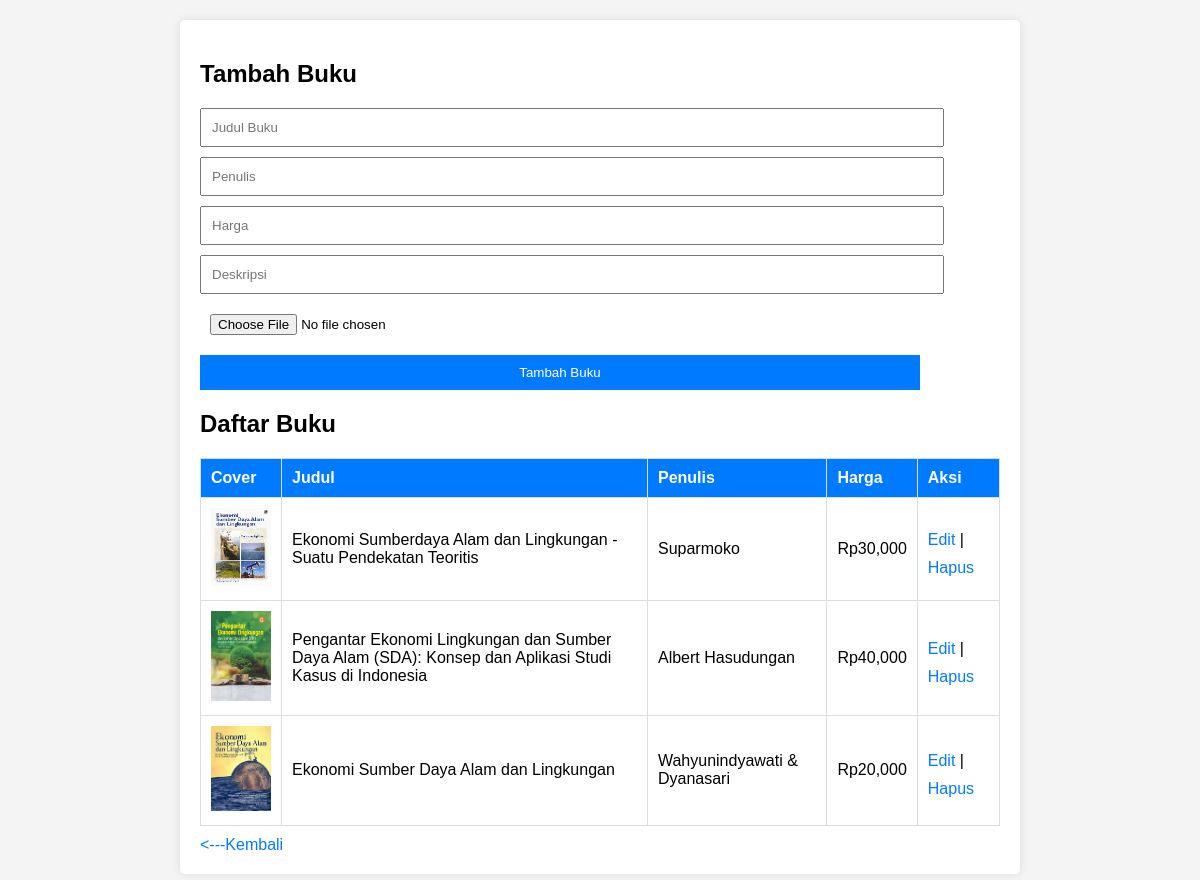
Screenshot of /buku/books_manage.php with the database file from the repository.
### tables this page shows
CREATE TABLE `books` (
  `id` int(11) NOT NULL,
  `title` varchar(255) DEFAULT NULL,
  `author` varchar(255) DEFAULT NULL,
  `price` decimal(10,2) DEFAULT NULL,
  `image` varchar(255) DEFAULT NULL,
  `description` text DEFAULT NULL
);

### buku/books_manage.php (the view, shortened to what this page needs)
<?php
include 'db.php';
$id = $title = $author = $price = $description = $image = '';
$edit_mode = false;
?>
<!DOCTYPE html>
<html lang="id">
<head>
    <link rel="stylesheet" href="crud.css">
</head>
<body>
    <div class="container">
        <h2><?= $edit_mode ? 'Edit Buku' : 'Tambah Buku' ?></h2>
        <form method="POST" enctype="multipart/form-data">
            <input type="text" name="title" placeholder="Judul Buku" value="<?= $title ?>" required>
            <input type="text" name="author" placeholder="Penulis" value="<?= $author ?>" required>
            <input type="text" name="price" placeholder="Harga" value="<?= $price ?>" required>
            <input type="text" name="description" placeholder="Deskripsi" value="<?= $description ?>" required>
            <input type="file" name="image" <?= $edit_mode ? '' : 'required' ?>>
            <button type="submit" name="save"><?= $edit_mode ? 'Update Buku' : 'Tambah Buku' ?></button>
        </form>
        <h2>Daftar Buku</h2>
        <table>
            <tr>
                <th>Cover</th>
                <th>Judul</th>
                <th>Penulis</th>
                <th>Harga</th>
                <th>Aksi</th>
            </tr>
            <?php
            $result = mysqli_query($koneksi, "SELECT * FROM books ORDER BY id DESC");
            while ($row = mysqli_fetch_assoc($result)) {
            ?>
            <tr>
                <td>
                    <?php if ($row['image']) : ?>
                        <img src="../images/<?= $row['image'] ?>" width="60">
                    <?php endif; ?>
                </td>
                <td><?= $row['title'] ?></td>
                <td><?= $row['author'] ?></td>
                <td>Rp<?= number_format($row['price'], 3, ',', '.') ?></td>
                <td>
                    <a href="?edit=<?= $row['id'] ?>">Edit</a> |
                    <a href="?delete=<?= $row['id'] ?>" onclick="return confirm('Hapus buku ini?')">Hapus</a>
                </td>
            </tr>
            <?php } ?>
        </table>
          <a href="../dashboard_admin/dashboard.php"><---Kembali</a>
    </div>
</body>
</html>

### buku/crud.css (style rules this page uses)
body { margin: 20px; padding: 0; background-color: #f4f4f4; font-family: 'Poppins', sans-serif; }
.container { max-width: 800px; margin: auto; background: white; padding: 20px; border-radius: 5px; box-shadow: 0px 0px 10px rgba(0, 0, 0, 0.1); }
table { width: 100%; border-collapse: collapse; margin-top: 20px; }
th, td { border: 1px solid #ddd; padding: 10px; text-align: left; }
th { background-color: #007bff; color: white; }
form input, form select, form button { display: block; width: 90%; margin: 10px 0; padding: 10px; }
form button { background-color: #007bff; color: white; border: none; cursor: pointer; }
a { display: inline-block; margin-top: 10px; text-decoration: none; color: #007bff; }

### rows the page displays
books: image (picture), title "Ekonomi Sumberdaya Alam dan Lingkungan - Suatu Pendekatan Teoritis", author "Suparmoko", price "30,000"
books: image (picture), title "Pengantar Ekonomi Lingkungan dan Sumber Daya Alam (SDA): Konsep dan Aplikasi Studi Kasus di Indonesia", author "Albert Hasudungan", price "40,000"
books: image (picture), title "Ekonomi Sumber Daya Alam dan Lingkungan", author "Wahyunindyawati & Dyanasari", price "20,000"
